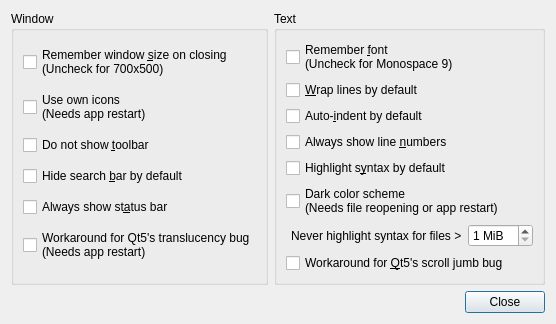
<?xml version="1.0" encoding="UTF-8"?>
<ui version="4.0">
 <class>FeatherPad::PrefDialog</class>
 <widget class="QDialog" name="prefDialog">
  <property name="geometry">
   <rect>
    <x>0</x>
    <y>0</y>
    <width>400</width>
    <height>300</height>
   </rect>
  </property>
  <property name="windowTitle">
   <string>Preferences</string>
  </property>
  <layout class="QGridLayout" name="gridLayout">
   <item row="0" column="0">
    <widget class="QGroupBox" name="windowGoupBox">
     <property name="title">
      <string>Window</string>
     </property>
     <layout class="QGridLayout" name="gridLayout_2">
      <item row="0" column="0">
       <widget class="QCheckBox" name="winSizeBox">
        <property name="text">
         <string>Remember window &amp;size on closing
(Uncheck for 700x500)</string>
        </property>
       </widget>
      </item>
      <item row="1" column="0">
       <widget class="QCheckBox" name="iconBox">
        <property name="toolTip">
         <string>Uncheck this if you want FeatherPad to use system icons!</string>
        </property>
        <property name="text">
         <string>Use own icons
(Needs app restart)</string>
        </property>
       </widget>
      </item>
      <item row="2" column="0">
       <widget class="QCheckBox" name="toolbarBox">
        <property name="text">
         <string>Do not show &amp;toolbar</string>
        </property>
       </widget>
      </item>
      <item row="3" column="0">
       <widget class="QCheckBox" name="searchbarBox">
        <property name="text">
         <string>Hide search &amp;bar by default</string>
        </property>
       </widget>
      </item>
      <item row="4" column="0">
       <widget class="QCheckBox" name="statusBox">
        <property name="text">
         <string>Always show st&amp;atus bar</string>
        </property>
       </widget>
      </item>
      <item row="5" column="0">
       <widget class="QCheckBox" name="transBox">
        <property name="toolTip">
         <string>Check this only if you see weird effects with translucent themes!</string>
        </property>
        <property name="text">
         <string>Workaround for Qt5's translucency bug
(Needs app restart)</string>
        </property>
       </widget>
      </item>
     </layout>
    </widget>
   </item>
   <item row="0" column="1">
    <widget class="QGroupBox" name="textGoupBox">
     <property name="title">
      <string>Text</string>
     </property>
     <layout class="QGridLayout" name="gridLayout_3">
      <item row="0" column="0">
       <widget class="QCheckBox" name="fontBox">
        <property name="text">
         <string>Remember &amp;font
(Uncheck for Monospace 9)</string>
        </property>
       </widget>
      </item>
      <item row="1" column="0" colspan="2">
       <widget class="QCheckBox" name="wrapBox">
        <property name="text">
         <string>&amp;Wrap lines by default</string>
        </property>
       </widget>
      </item>
      <item row="2" column="0" colspan="2">
       <widget class="QCheckBox" name="indentBox">
        <property name="text">
         <string>Auto-&amp;indent by default</string>
        </property>
       </widget>
      </item>
      <item row="3" column="0" colspan="2">
       <widget class="QCheckBox" name="lineBox">
        <property name="text">
         <string>Always show line &amp;numbers</string>
        </property>
       </widget>
      </item>
      <item row="4" column="0" colspan="2">
       <widget class="QCheckBox" name="syntaxBox">
        <property name="text">
         <string>Highlight s&amp;yntax by default</string>
        </property>
       </widget>
      </item>
      <item row="5" column="0" colspan="2">
       <widget class="QCheckBox" name="colBox">
        <property name="text">
         <string>Dark color scheme
(Needs file reopening or app restart)</string>
        </property>
       </widget>
      </item>
      <item row="6" column="0">
       <widget class="QLabel" name="label">
        <property name="text">
         <string>Never highlight syntax for files &gt;</string>
        </property>
        <property name="indent">
         <number>5</number>
        </property>
       </widget>
      </item>
      <item row="6" column="1">
       <widget class="QSpinBox" name="spinBox">
        <property name="suffix">
         <string> MiB</string>
        </property>
        <property name="minimum">
         <number>1</number>
        </property>
        <property name="maximum">
         <number>10</number>
        </property>
       </widget>
      </item>
      <item row="7" column="0" colspan="2">
       <widget class="QCheckBox" name="scrollBox">
        <property name="text">
         <string>Workaround for &amp;Qt5's scroll jumb bug</string>
        </property>
       </widget>
      </item>
     </layout>
    </widget>
   </item>
   <item row="1" column="0" colspan="2">
    <widget class="QDialogButtonBox" name="buttonBox">
     <property name="orientation">
      <enum>Qt::Horizontal</enum>
     </property>
     <property name="standardButtons">
      <set>QDialogButtonBox::Close</set>
     </property>
    </widget>
   </item>
  </layout>
 </widget>
 <resources/>
 <connections/>
</ui>
